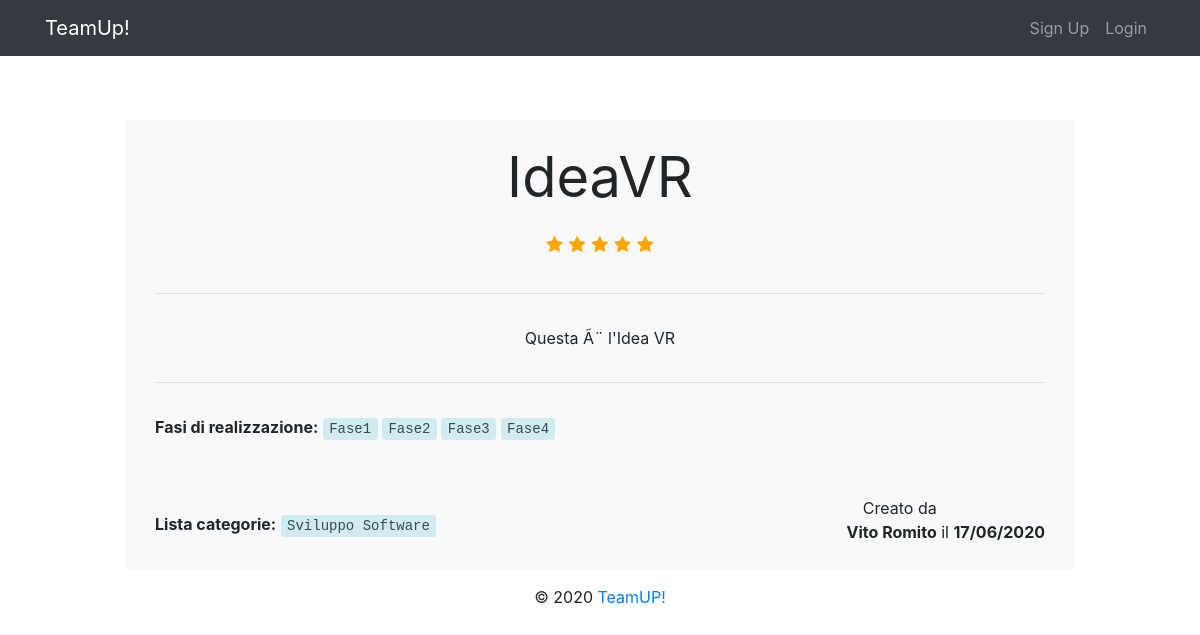
/ideas/showIdea/11, run on the app's committed database.
### tables this page shows
CREATE TABLE IF NOT EXISTS `idea` (
  `id` int(11) NOT NULL AUTO_INCREMENT,
  `title` varchar(255) NOT NULL,
  `ownerId` int(11) NOT NULL,
  `description` text NOT NULL,
  `creationDate` timestamp NOT NULL DEFAULT CURRENT_TIMESTAMP,
  `sponsorEndDate` date DEFAULT NULL,
  `sponsorCategoryid` int(11) DEFAULT NULL,
  PRIMARY KEY (`id`),
  KEY `fk_idea_users_idx` (`ownerId`),
  KEY `fk_idea_sponsorCategoryModel1_idx` (`sponsorCategoryid`)
);

CREATE TABLE IF NOT EXISTS `realizationPhase` (
  `id` int(11) NOT NULL AUTO_INCREMENT,
  `name` varchar(255) DEFAULT NULL,
  `ideaId` int(11) NOT NULL,
  `teamId` int(11) DEFAULT NULL,
  PRIMARY KEY (`id`),
  KEY `fk_realizationPhase_idea1_idx` (`ideaId`),
  KEY `fk_realizationPhase_team1_idx` (`teamId`)
);

CREATE TABLE IF NOT EXISTS `ideaCategory` (
  `id` int(11) NOT NULL AUTO_INCREMENT,
  `description` varchar(255) NOT NULL,
  PRIMARY KEY (`id`)
);

CREATE TABLE IF NOT EXISTS `user` (
  `id` int(11) NOT NULL AUTO_INCREMENT,
  `firstName` varchar(30) NOT NULL,
  `lastName` varchar(30) NOT NULL,
  `email` varchar(100) NOT NULL,
  `psw` varchar(60) NOT NULL,
  PRIMARY KEY (`id`)
);

### app/libraries/Core.php (called while the page is built, shortened)
<?php
  class Core
  {
      protected $currentMethod = 'bestIdeas';
      public function __construct()
      {
          $url = $this->getUrl();
          if ($url > 0 && file_exists('../app/controllers/' . ucwords($url[0]) . '.php')) {
              unset($url[0]);
          }
          $this->currentController = new $this->currentController;
          if (isset($url[1]) && method_exists($this->currentController, $url[1])) {
              $this->currentMethod = $url[1];
              unset($url[1]);
          }
          $this->params = $url ? array_values($url) : [];
          call_user_func_array([$this->currentController, $this->currentMethod], $this->params);
      }
      public function getUrl(){
          if (isset($_GET['url'])) {
              $url = rtrim($_GET['url'], '/');
              $url = filter_var($url, FILTER_SANITIZE_URL);
              return explode('/', $url);
          }
          return null;
      }
  }

### public/index.php (called while the page is built, shortened)
<?php
$init = new Core;

### app/libraries/Database.php (called while the page is built, shortened)
<?php
class Database {
    private $dbh;
    private $stmt;
    public function __construct(){
        $dsn = 'mysql:host=' . DB_HOST . ';dbname=' . DB_NAME;
        $options = array(
            PDO::ATTR_PERSISTENT => true,
            PDO::ATTR_ERRMODE => PDO::ERRMODE_EXCEPTION
        );
        try{
            $this->dbh = new PDO($dsn, DB_USER, DB_PASS, $options);
        } catch(PDOException $e){
            echo $e->getMessage();
        }
    }
    public function query($sql){
        $this->stmt = $this->dbh->prepare($sql);
    }
    public function bind($param, $value, $type = null){
        if(is_null($type)){
            switch(true){
                default:
                    $type = PDO::PARAM_STR;
            }
        }
        $this->stmt->bindValue($param, $value, $type);
    }
    public function execute(){
        return $this->stmt->execute();
    }
    public function classesFromResultSet($className){
        $this->execute();
        return $this->stmt->fetchAll(PDO::FETCH_CLASS, $className);
    }
    public function classFromSingle($className){
        $this->stmt->setFetchMode(PDO::FETCH_CLASS, $className);
        $this->execute();
        return $this->stmt->fetch();
    }
}

### app/models/IdeaModel.php (called while the page is built, shortened)
<?php
class IdeaModel{
    private $database;
    public function __construct(){
        $this->database = new Database();
    }
    public function getIdeaByID($id){
        $this->database->query(GET_IDEA_BY_ID_QUERY);
        $this->database->bind(":id", $id);
        return $this->database->classFromSingle(IdeaDTO::class);
    }
}
class IdeaDTO {
    private $id;
    private $title;
    private $ownerId;
    private $description;
    private $creationDate;
    public function getId()
    {
        return $this->id;
    }
    public function getTitle()
    {
        return $this->title;
    }
    public function getOwnerId()
    {
        return $this->ownerId;
    }
    public function getDescription()
    {
        return $this->description;
    }
    public function getCreationDate()
    {
        return $this->creationDate;
    }
}

### app/models/RealizationPhaseModel.php (called while the page is built, shortened)
<?php
class RealizationPhaseModel
{
    private $database;
    public function __construct()
    {
        $this->database = new Database();
    }
    public function getRealizationPhaseByIdea($ideaId){
        $this->database->query(GET_REALIZATION_PHASE_BY_IDEA);
        $this->database->bind(IDEA_ID_QUERY, $ideaId);
        return $this->database->classesFromResultSet(RealizationPhaseDTO::class);
    }
}
class RealizationPhaseDTO
{
    private $name;
    public function getName()
    {
        return $this->name;
    }
}

### app/models/IdeaCategoryModel.php (called while the page is built, shortened)
<?php
class IdeaCategoryModel{
    private $database;
    public function __construct(){
        $this->database = new Database();
    }
    public function getCategoryByIdea($ideaId){
        $this->database->query(GET_CATEGORYBYIDEA);
        $this->database->bind(IDEA_ID_PARAM, $ideaId);
        return $this->database->classesFromResultSet(IdeaCategoryDTO::class);
    }
}
class IdeaCategoryDTO{
    private $description;
    public function getDescription()
    {
        return $this->description;
    }
}

### app/models/User.php (called while the page is built, shortened)
<?php
    class User {
        protected $database;
        public function __construct(){
            $this->database = new Database();
        }
        public function getUserById($id){
            $this->database->query('SELECT * FROM user WHERE id = :id ');
            $this->database->bind(':id', $id);
            $user = $this->database->classFromSingle(UserDTO::class);
            if($user){
                $user->setPsw("");
                return $user;
            }else{
                return false;
            }
        }
    }
    class UserDTO {
        private $firstName;
        private $lastName;
        public function getFirstName(){
            return $this->firstName;
        }
        public function getLastName(){
            return $this->lastName;
        }
    }

### app/views/ideas/showIdea.php (the view, shortened to what this page needs)
<?php require APPROOT . '/views/inc/header.php'; ?>
<div class="row">
    <div class="container bg-light rounded mt-5 col-md-10">
        <div class="container text-center">
            <div class="pt-4">
                <label class="display-4 "><strong><?php echo $data[IDEADTO]->getTitle();?></strong></label>
            </div>
            <?php if (!empty($data[FEEDBACK_AVG])) {
                $feedbackVote = $data[FEEDBACK_AVG];
                require(STAR_RATING_FIXED);
            } ?>
            <hr>
            <div class="pt-3 pb-3">
                <?php echo nl2br($data[IDEADTO]->getDescription());?>
            </div>
            <hr>
            <div class="pt-3">
                <div class="text-left">
                    <label for="description"><strong>Fasi di realizzazione:</strong> </label>
                    <?php foreach ($data[REALIZATION_PHASE] as $realizationPhase): ?>
                    <kbd style= "color: darkslategray;" class="alert-info"><label for="description"><?php echo $realizationPhase->getName(); ?></label></kbd>
                    <?php endforeach; ?>
                </div>
            </div>
            <div class="row pt-5 pb-2">
                <div class="col-md-9 form-group mt-3 text-left">
                    <label for="firstName" class="display-5 font-weight-bolder">Lista categorie:  </label>
                    <?php  foreach($data[CATEGORIES] as $ideaCategory): ?>
                        <kbd style= "color:darkslategray;" class="alert-info"><label for="description"><?php echo $ideaCategory->getDescription(); ?></label></kbd>
                    <?php endforeach; ?>
                </div>
                <div class="col-md-3 mt-10 text-right">
                    <label>Creato da <br><strong><?php echo $data[USERDTO]->getFirstName()." ".$data[USERDTO]->getLastName() ?> </strong> </label>
                    <label for="creationDate">il <strong><?php echo date_format(new DateTime($data[IDEADTO]->getCreationDate()), DATE_FORMAT); ?></strong> </label>
                </div>
            </div>
        </div>
    </div>
</div>
<?php require APPROOT . '/views/inc/footer.php'; ?>

### app/controllers/Ideas.php (shortened to what this page needs)
<?php
class Ideas extends Controller {
    private $ideaModel;
    private $categoryModel;
    private $userModel;
    private $realizationPhaseModel;
    private $feedbackModel;
    public function __construct(){
        $this->ideaModel = $this->model(IdeaModel::class);
        $this->categoryModel = $this->model("IdeaCategoryModel");
        $this->userModel = $this->model(User::class);
        $this->feedbackModel = $this->model(Feedback::class);
        $this->realizationPhaseModel = $this->model(RealizationPhaseModel::class);
    }
    public function showIdea($id){
        $idea = $this->getAllIdeaInformation($id);
        if(!empty($idea[IDEADTO])){
            $this->view(SHOW_IDEA_VIEW, $idea);
        }else{
            redirect('');
        }
    }
    private function getAllIdeaInformation($id){
        $idea=[IDEADTO,CATEGORIES,USERDTO,FEEDBACK_AVG, ROLE];
        $idea[IDEADTO] = $this->ideaModel->getIdeaByID($id);
        if($idea[IDEADTO]) {
            $idea[USERDTO] = $this->userModel->getUserById($idea[IDEADTO]->getOwnerId());
            $idea[CATEGORIES] = $this->categoryModel->getCategoryByIdea($idea[IDEADTO]->getId());
            $idea[FEEDBACK_AVG] = $this->feedbackModel->getAvgVoteByIdeaId($idea[IDEADTO]->getId(),BEST);
            $idea[REALIZATION_PHASE] = $this->realizationPhaseModel->getRealizationPhaseByIdea($id);
            $idea[ROLE] = 'user';
            return $idea;
        }else{
            return null;
        }
    }
}

### app/libraries/Controller.php (shortened to what this page needs)
<?php
  class Controller {
    public function model($model){
      return new $model();
    }
    public function view($view, $data){
      if(file_exists('../app/views/' . $view . '.php')){
        require_once '../app/views/' . $view . '.php';
      } else {
        die('View does not exist');
      }
    }
  }

### app/views/inc/header.php (shortened to what this page needs)
<!DOCTYPE html>
<html lang="en">
<head>
  <link href="https://stackpath.bootstrapcdn.com/bootstrap/4.4.1/css/bootstrap.min.css" rel="stylesheet">
  <link href="https://stackpath.bootstrapcdn.com/font-awesome/4.7.0/css/font-awesome.min.css" rel="stylesheet">
  <link rel="stylesheet" href="<?php echo URLROOT; ?>/css/style.css">
</head>
<body>
  <?php require APPROOT . '/views/inc/navbar.php'; ?>
  <div class="container">

### app/views/inc/navbar.php (shortened to what this page needs)
<nav class="navbar navbar-expand-lg navbar-dark bg-dark mb-3">
  <div class="container">
      <a class="navbar-brand" href="<?php echo URLROOT; ?>"><?php echo SITENAME; ?></a>
      <div class="collapse navbar-collapse" id="navbarsExampleDefault">
          <ul class="navbar-nav ml-auto">
              <?php if(isset($_SESSION['userId'])) : ?>
                  <li class="nav-item">
                      <a class="nav-link active" >Ciao, <?php echo $_SESSION['userFirstName']; ?>!</a>
                  </li>
                  <li class="nav-item dropdown">
                      <a class="nav-link dropdown-toggle" data-toggle="dropdown" href="#">Profilo</a>
                      <div class="dropdown-menu">
                          <a class="dropdown-item" href="<?php echo URLROOT; ?>/users/myProfile">Visualizza Profilo</a>
                          <a class="dropdown-item" href="<?php echo URLROOT; ?>/users/editMyProfile">Modifica Profilo</a>
                          <a class="dropdown-item" href="<?php echo URLROOT; ?>/partecipationRequests/getPartecipationRequestList/user">Richieste ricevute</a>
                      </div>
                  </li>
                  <li class="nav-item dropdown">
                      <a class="nav-link dropdown-toggle" data-toggle="dropdown" href="#">Idee</a>
                      <div class="dropdown-menu">
                          <a class="dropdown-item" href="<?php echo URLROOT; ?>/ideas/getIdeasByOwnerId">Mie idee</a>
                          <a class="dropdown-item" href="<?php echo URLROOT; ?>/ideas/newIdea">Nuova Idea</a>
                          <a class="dropdown-item" href="<?php echo URLROOT; ?>/ideas/searchIdea">Ricerca Idea</a>
                          <div class="dropdown-divider"></div>
                          <a class="dropdown-item" href="<?php echo URLROOT; ?>/ideas/getIdeasByPartecipant">Mie partecipazioni</a>
                          <a class="dropdown-item" href="<?php echo URLROOT; ?>/teams/showMyTeams">Miei Team</a>
                      </div>
                  </li>
                  <li class="nav-item">
                      <a class="nav-link" href="<?php echo URLROOT; ?>/users/logout">Logout</a>
                  </li>
              <?php else : ?>
                  <li class="nav-item">
                      <a class="nav-link" href="<?php echo URLROOT; ?>/users/signUp">Sign Up</a>
                  </li>
                  <li class="nav-item">
                      <a class="nav-link" href="<?php echo URLROOT; ?>/users/login">Login</a>
                  </li>
              <?php endif; ?>
          </ul>
      </div>
    </div>
  </nav>

### app/views/ideas/starRatingFixed.php (shortened to what this page needs)
<fieldset class="rate" id="ratingFixed">
    <input type="radio" name="rating" /><label style="<?php echo ($feedbackVote >= 5) ? SELECTED_COLOR : "" ?>" title="5 stars"></label>
    <input type="radio" name="rating" /><label style="<?php echo ($feedbackVote >= 4) ? SELECTED_COLOR : "" ?>" title="4 stars"></label>
    <input type="radio" name="rating" /><label style="<?php echo ($feedbackVote >= 3) ? SELECTED_COLOR : "" ?>" title="3 stars"></label>
    <input type="radio" name="rating" /><label style="<?php echo ($feedbackVote >= 2) ? SELECTED_COLOR : "" ?>" title="2 stars"></label>
    <input type="radio" name="rating" /><label style="<?php echo ($feedbackVote >= 1) ? SELECTED_COLOR : "" ?>" title="1 star"></label>
</fieldset>

### app/views/inc/footer.php (shortened to what this page needs)
  </div>
</body>
<div class="footer-copyright text-center py-3">© 2020
    <a href="https://teamup2020.altervista.org/pages/about"> TeamUP!</a>
</div>
</html>

### public/css/style.css (style rules this page uses)
.rate { display: inline-block; border: 0; }
.rate > label { float: right; }
.rate > label:before { display: inline-block; font-size: 1.1rem; padding: .3rem .2rem; margin: 0; cursor: pointer; font-family: FontAwesome, sans-serif; content: "\f005 "; }

### data on the page
idea: title "IdeaVR", description "Questa Ã¨ l'Idea VR", creationDate "17/06/2020"
realizationphase: name "Fase1"
realizationphase: name "Fase2"
realizationphase: name "Fase3"
realizationphase: name "Fase4"
ideacategory: description "Sviluppo Software"
user: firstName "Vito", lastName "Romito"

### other printed values
SITENAME "TeamUp!"
